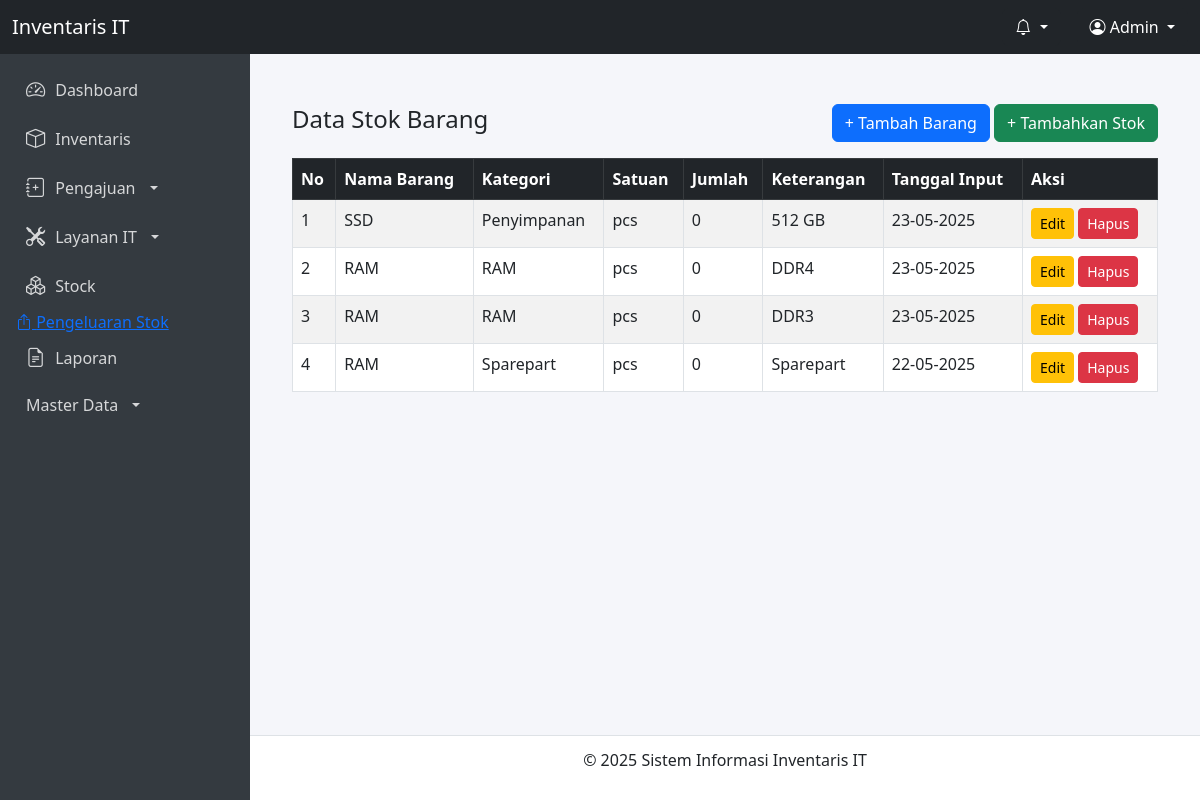
/stok/stok_list.php (signed in), run on the app's committed database.
### tables this page shows
CREATE TABLE `stok_barang` (
  `id_barang` int(25) NOT NULL,
  `nama_barang` varchar(100) NOT NULL,
  `kategori` varchar(50) NOT NULL,
  `satuan` varchar(20) DEFAULT 'pcs',
  `jumlah` int(11) NOT NULL DEFAULT 0,
  `keterangan` text DEFAULT NULL,
  `tanggal_input` timestamp NOT NULL DEFAULT current_timestamp()
);

### stok/stok_list.php (the view, shortened to what this page needs)
<?php
include('../layouts/header.php');
include('../layouts/sidebar.php');
$query = "SELECT * FROM stok_barang ORDER BY tanggal_input DESC";
$result = mysqli_query($conn, $query);
?>
<div class="content">
  <div class="container mt-4">
    <div class="d-flex justify-content-between align-items-center mb-3">
      <h4>Data Stok Barang</h4>
      <div>
        <a href="stok_tambah.php" class="btn btn-primary">+ Tambah Barang</a>
        <a href="stok_tambah_stok.php" class="btn btn-success">+ Tambahkan Stok</a>
      </div>
    </div>
    <table class="table table-bordered table-striped">
      <thead class="table-dark">
        <tr>
          <th>No</th>
          <th>Nama Barang</th>
          <th>Kategori</th>
          <th>Satuan</th>
          <th>Jumlah</th>
          <th>Keterangan</th>
          <th>Tanggal Input</th>
          <th>Aksi</th>
        </tr>
      </thead>
      <tbody>
        <?php if (mysqli_num_rows($result) > 0): ?>
          <?php $no = 1; while ($row = mysqli_fetch_assoc($result)): ?>
            <tr>
              <td><?= $no++ ?></td>
              <td><?= htmlspecialchars($row['nama_barang']) ?></td>
              <td><?= htmlspecialchars($row['kategori']) ?></td>
              <td><?= htmlspecialchars($row['satuan']) ?></td>
              <td><?= (int)$row['jumlah'] ?></td>
              <td><?= htmlspecialchars($row['keterangan'] ?? '-') ?></td>
              <td><?= date('d-m-Y', strtotime($row['tanggal_input'])) ?></td>
              <td>
                <a href="stok_edit.php?id=<?= $row['id_barang'] ?>" class="btn btn-warning btn-sm">Edit</a>
                <a href="stok_hapus.php?id=<?= $row['id_barang'] ?>"
                   onclick="return confirm('Yakin ingin menghapus data ini?')"
                   class="btn btn-danger btn-sm">Hapus</a>
              </td>
            </tr>
          <?php endwhile; ?>
        <?php else: ?>
          <tr>
            <td colspan="8" class="text-center">Belum ada data stok.</td>
          </tr>
        <?php endif; ?>
      </tbody>
    </table>
  </div>
</div>
<?php include('../layouts/footer.php'); ?>

### layouts/header.php (style rules this page uses)
body { margin: 0; font-family: 'Segoe UI', Tahoma, Geneva, Verdana, sans-serif; background-color: #f5f6fa; }
.content { margin-left: 250px; padding: 80px 30px 60px 30px; min-height: calc(100vh - 56px - 50px); }

### data on the page
stok_barang: nama_barang "SSD", kategori "Penyimpanan", satuan "pcs", jumlah "0", keterangan "512 GB", tanggal_input "23-05-2025"
stok_barang: nama_barang "RAM", kategori "RAM", satuan "pcs", jumlah "0", keterangan "DDR4", tanggal_input "23-05-2025"
stok_barang: nama_barang "RAM", kategori "RAM", satuan "pcs", jumlah "0", keterangan "DDR3", tanggal_input "23-05-2025"
stok_barang: nama_barang "RAM", kategori "Sparepart", satuan "pcs", jumlah "0", keterangan "Sparepart", tanggal_input "22-05-2025"
